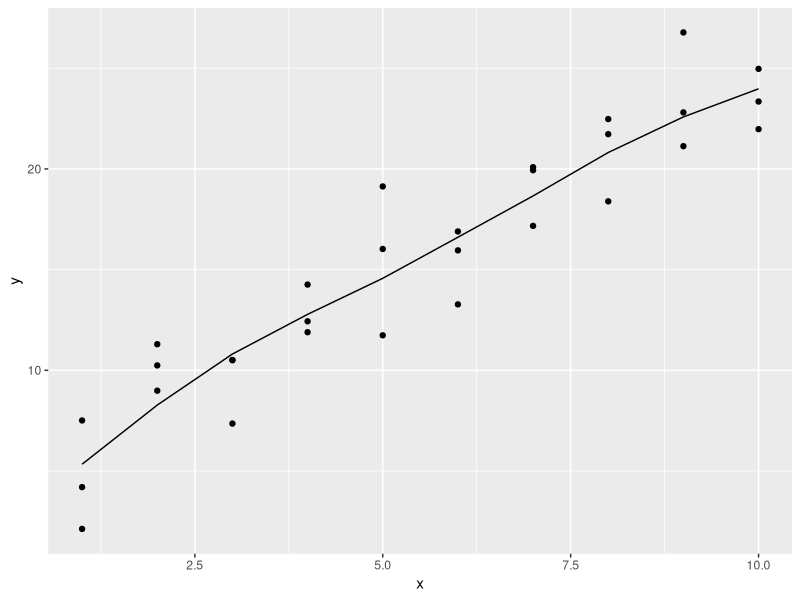
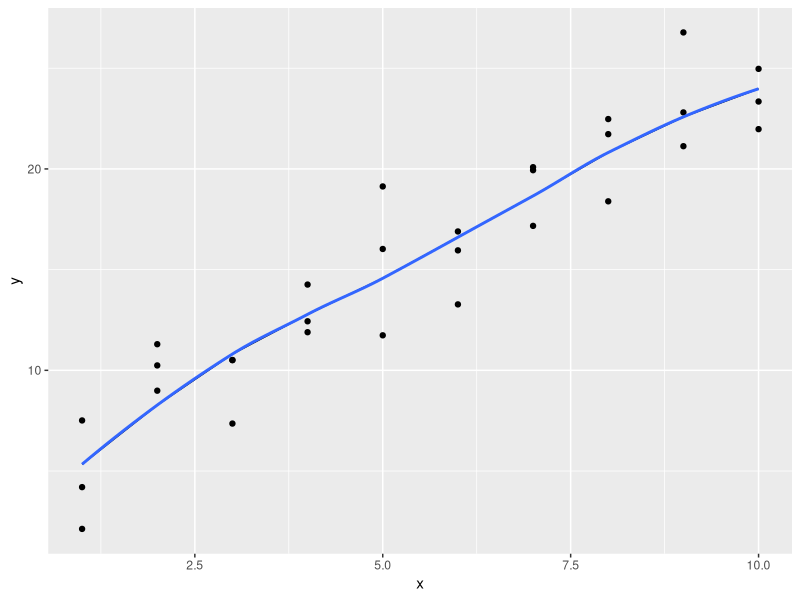
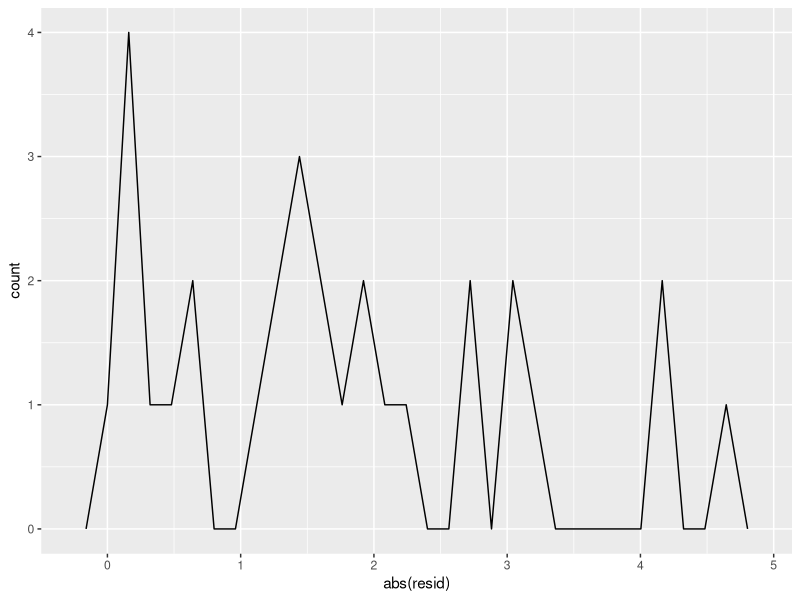
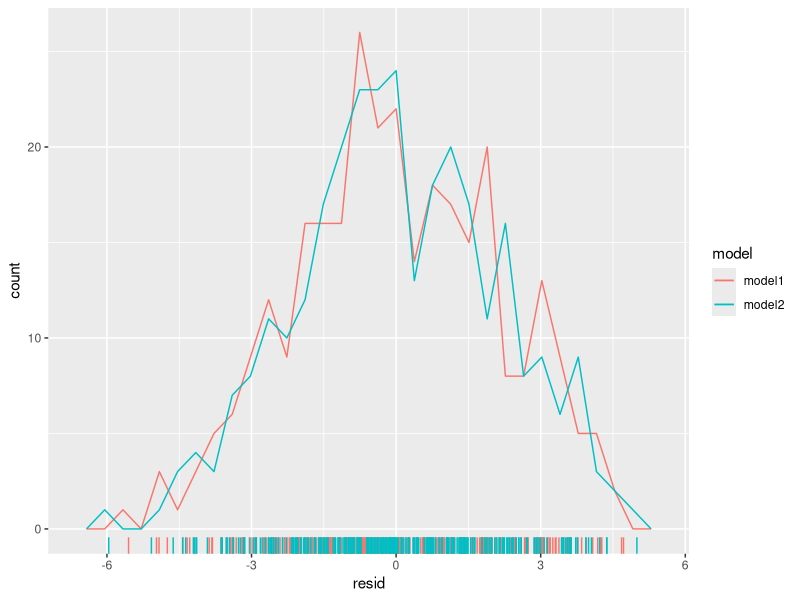
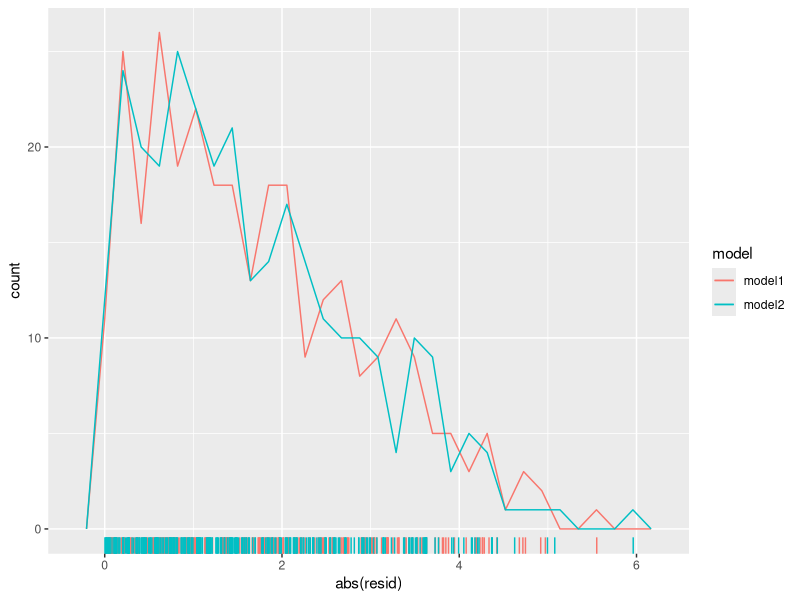

Generate these figures, in order, with R:
## ---- chunk 1
knitr::opts_chunk$set(echo = TRUE)
## ---- chunk 2
library(tidyverse)
library(modelr)
## ---- chunk 3
sim1loess <- loess(y ~ x, data = sim1)
sim1lm <- lm(y ~ x, data = sim1)
loess <- sim1 %>%
  add_predictions(sim1loess)
sim1 <- sim1 %>%
  add_residuals(sim1lm) %>%
  add_predictions(sim1lm) %>%
  add_residuals(sim1loess, var ="resid_loess") %>%
  add_predictions(sim1loess,var = "pred_loess")
plotloess<-ggplot(sim1,aes(x=x,y=y))+
  geom_point()+
  geom_line(aes(x=x,y=pred),data=loess)
plotloess
plotloess2<-plotloess+
  geom_smooth(method="loess",se=F)
plotloess2
## ---- chunk 4
sim1_2<-lm(y~x,data=sim1)
sim1<-sim1%>%
  add_residuals(sim1_2)
ggplot(sim1,aes(x=abs(resid)))+
  geom_freqpoly()
## ---- chunk 5
model2<-lm(y~x,data=sim2)
model2a<-lm(y~x-1,data=sim2)

check<-sim2%>%
  data_grid(x) %>%
  spread_predictions(model2,model2a)
check
## ---- chunk 6
model1<-lm(y~x1+x2,data=sim4)
model2<-lm(y~x1*x2,data=sim4)
sim4mods<-gather_residuals(sim4,model1,model2)
ggplot(sim4mods,aes(x=resid,color=model))+
  geom_freqpoly()+
  geom_rug()
ggplot(sim4mods,aes(x=abs(resid),color=model))+
  geom_freqpoly()+
  geom_rug()
